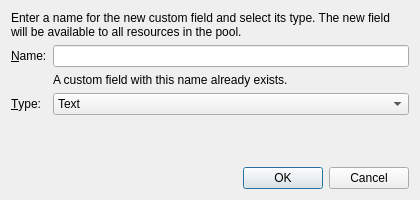
<?xml version="1.0" encoding="UTF-8"?>
<ui version="4.0">
 <class>NewCustomFieldDialog</class>
 <widget class="QDialog" name="NewCustomFieldDialog">
  <property name="geometry">
   <rect>
    <x>0</x>
    <y>0</y>
    <width>420</width>
    <height>200</height>
   </rect>
  </property>
  <property name="windowTitle">
   <string>New Custom Field</string>
  </property>
  <layout class="QVBoxLayout" name="mainLayout">
   <item>
    <widget class="QLabel" name="blurbLabel">
     <property name="text">
      <string>Enter a name for the new custom field and select its type. The new field will be available to all resources in the pool.</string>
     </property>
     <property name="wordWrap">
      <bool>true</bool>
     </property>
    </widget>
   </item>
   <item>
    <layout class="QFormLayout" name="formLayout">
     <item row="0" column="0">
      <widget class="QLabel" name="nameLabel">
       <property name="text">
        <string>&amp;Name:</string>
       </property>
       <property name="buddy">
        <cstring>nameLineEdit</cstring>
       </property>
      </widget>
     </item>
     <item row="0" column="1">
      <widget class="QLineEdit" name="nameLineEdit"/>
     </item>
     <item row="1" column="1">
      <widget class="QLabel" name="duplicateLabel">
       <property name="text">
        <string>A custom field with this name already exists.</string>
       </property>
      </widget>
     </item>
     <item row="2" column="0">
      <widget class="QLabel" name="typeLabel">
       <property name="text">
        <string>&amp;Type:</string>
       </property>
       <property name="buddy">
        <cstring>typeComboBox</cstring>
       </property>
      </widget>
     </item>
     <item row="2" column="1">
      <widget class="QComboBox" name="typeComboBox">
       <item>
        <property name="text">
         <string>Text</string>
        </property>
       </item>
       <item>
        <property name="text">
         <string>Date &amp; Time</string>
        </property>
       </item>
      </widget>
     </item>
    </layout>
   </item>
   <item>
    <spacer name="verticalSpacer">
     <property name="orientation">
      <enum>Qt::Vertical</enum>
     </property>
     <property name="sizeHint" stdset="0">
      <size>
       <width>20</width>
       <height>10</height>
      </size>
     </property>
    </spacer>
   </item>
   <item>
    <widget class="QDialogButtonBox" name="buttonBox">
     <property name="standardButtons">
      <set>QDialogButtonBox::Cancel|QDialogButtonBox::Ok</set>
     </property>
    </widget>
   </item>
  </layout>
 </widget>
 <resources/>
 <connections>
  <connection>
   <sender>buttonBox</sender>
   <signal>accepted()</signal>
   <receiver>NewCustomFieldDialog</receiver>
   <slot>accept()</slot>
  </connection>
  <connection>
   <sender>buttonBox</sender>
   <signal>rejected()</signal>
   <receiver>NewCustomFieldDialog</receiver>
   <slot>reject()</slot>
  </connection>
 </connections>
</ui>
